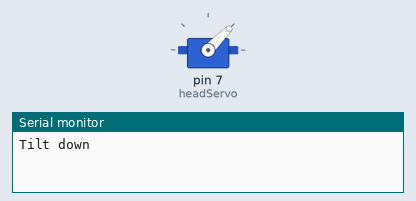
This sketch was run on a simulated Arduino Uno, built with avr-gcc and run on an emulated ATmega328P. Shown: servo, the last lines printed to the serial monitor.

Above: at 0.05 s.
At 3.0 s:
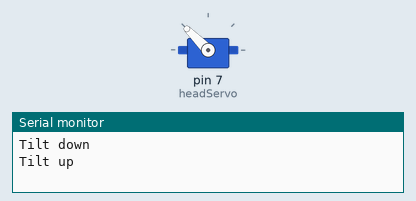
At 6.0 s:
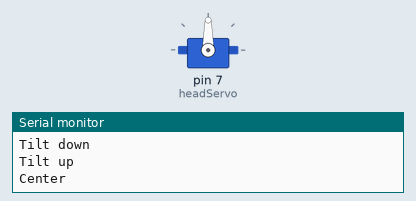
Timing chart, 0 to 7.8 s (numbered marks = the images above):
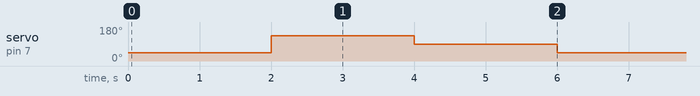

The sketch:

AntBot_servo_01.ino.ino
```cpp
#include <Servo.h>

Servo headServo;


void setup() {
  // put your setup code here, to run once:
  Serial.begin(9600);
  headServo.attach(7);
  headServo.write(90);
}

void loop() {
  // put your main code here, to run repeatedly:
  Serial.println("Tilt down");
  headServo.write(45);
  delay(2000);

  Serial.println("Tilt up");
  headServo.write(135);
  delay(2000);

  Serial.println("Center");
  headServo.write(90);
  delay(2000);
}
```

Measured:
- by itself, servo on pin 7 (headServo): repeats every 6.0 s: 90° 2.0 s, 45° 2.0 s, 135° 2.0 s
